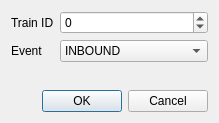
<?xml version="1.0" encoding="UTF-8"?>
<ui version="4.0">
 <class>DialogEvent</class>
 <widget class="QDialog" name="DialogEvent">
  <property name="geometry">
   <rect>
    <x>0</x>
    <y>0</y>
    <width>219</width>
    <height>123</height>
   </rect>
  </property>
  <property name="windowTitle">
   <string>Register Event</string>
  </property>
  <layout class="QVBoxLayout" name="verticalLayout">
   <item>
    <layout class="QFormLayout" name="formLayout">
     <item row="0" column="0">
      <widget class="QLabel" name="labelTrainId">
       <property name="text">
        <string>Train ID</string>
       </property>
      </widget>
     </item>
     <item row="0" column="1">
      <widget class="QSpinBox" name="spinTrainId">
       <property name="minimum">
        <number>-200000</number>
       </property>
       <property name="maximum">
        <number>200000</number>
       </property>
      </widget>
     </item>
     <item row="1" column="0">
      <widget class="QLabel" name="labelEvent">
       <property name="text">
        <string>Event</string>
       </property>
      </widget>
     </item>
     <item row="1" column="1">
      <widget class="QComboBox" name="comboEvent">
       <item>
        <property name="text">
         <string>INBOUND</string>
        </property>
       </item>
       <item>
        <property name="text">
         <string>OUTBOUND</string>
        </property>
       </item>
       <item>
        <property name="text">
         <string>ARRIVAL</string>
        </property>
       </item>
       <item>
        <property name="text">
         <string>DEPARTURE</string>
        </property>
       </item>
      </widget>
     </item>
    </layout>
   </item>
   <item>
    <spacer name="verticalSpacer">
     <property name="orientation">
      <enum>Qt::Vertical</enum>
     </property>
     <property name="sizeHint" stdset="0">
      <size>
       <width>20</width>
       <height>21</height>
      </size>
     </property>
    </spacer>
   </item>
   <item>
    <widget class="QDialogButtonBox" name="buttonBox">
     <property name="orientation">
      <enum>Qt::Horizontal</enum>
     </property>
     <property name="standardButtons">
      <set>QDialogButtonBox::Cancel|QDialogButtonBox::Ok</set>
     </property>
    </widget>
   </item>
  </layout>
 </widget>
 <resources/>
 <connections>
  <connection>
   <sender>buttonBox</sender>
   <signal>accepted()</signal>
   <receiver>DialogEvent</receiver>
   <slot>accept()</slot>
   <hints>
    <hint type="sourcelabel">
     <x>248</x>
     <y>254</y>
    </hint>
    <hint type="destinationlabel">
     <x>157</x>
     <y>274</y>
    </hint>
   </hints>
  </connection>
  <connection>
   <sender>buttonBox</sender>
   <signal>rejected()</signal>
   <receiver>DialogEvent</receiver>
   <slot>reject()</slot>
   <hints>
    <hint type="sourcelabel">
     <x>316</x>
     <y>260</y>
    </hint>
    <hint type="destinationlabel">
     <x>286</x>
     <y>274</y>
    </hint>
   </hints>
  </connection>
 </connections>
</ui>
